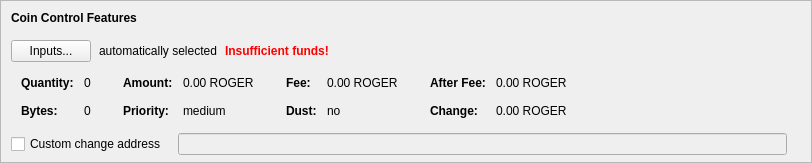
    <widget class="QFrame" name="frameCoinControl">
     <property name="sizePolicy">
      <sizepolicy hsizetype="Expanding" vsizetype="Expanding">
       <horstretch>0</horstretch>
       <verstretch>0</verstretch>
      </sizepolicy>
     </property>
     <property name="maximumSize">
      <size>
       <width>16777215</width>
       <height>16777215</height>
      </size>
     </property>
     <property name="frameShape">
      <enum>QFrame::StyledPanel</enum>
     </property>
     <property name="frameShadow">
      <enum>QFrame::Sunken</enum>
     </property>
     <layout class="QVBoxLayout" name="verticalLayoutCoinControl2">
      <property name="spacing">
       <number>0</number>
      </property>
      <property name="leftMargin">
       <number>0</number>
      </property>
      <property name="topMargin">
       <number>0</number>
      </property>
      <property name="rightMargin">
       <number>0</number>
      </property>
      <property name="bottomMargin">
       <number>6</number>
      </property>
      <item>
       <layout class="QVBoxLayout" name="verticalLayoutCoinControl" stretch="0,0,0,0,1">
        <property name="spacing">
         <number>0</number>
        </property>
        <property name="leftMargin">
         <number>10</number>
        </property>
        <property name="topMargin">
         <number>10</number>
        </property>
        <item>
         <layout class="QHBoxLayout" name="horizontalLayoutCoinControl1">
          <property name="bottomMargin">
           <number>15</number>
          </property>
          <item>
           <widget class="QLabel" name="labelCoinControlFeatures">
            <property name="sizePolicy">
             <sizepolicy hsizetype="Preferred" vsizetype="Maximum">
              <horstretch>0</horstretch>
              <verstretch>0</verstretch>
             </sizepolicy>
            </property>
            <property name="font">
             <font>
              <weight>75</weight>
              <bold>true</bold>
             </font>
            </property>
            <property name="styleSheet">
             <string notr="true">font-weight:bold;</string>
            </property>
            <property name="text">
             <string>Coin Control Features</string>
            </property>
           </widget>
          </item>
         </layout>
        </item>
        <item>
         <layout class="QHBoxLayout" name="horizontalLayoutCoinControl2" stretch="0,0,0,0">
          <property name="spacing">
           <number>8</number>
          </property>
          <property name="bottomMargin">
           <number>10</number>
          </property>
          <item>
           <widget class="QPushButton" name="pushButtonCoinControl">
            <property name="styleSheet">
             <string notr="true"/>
            </property>
            <property name="text">
             <string>Inputs...</string>
            </property>
            <property name="autoDefault">
             <bool>false</bool>
            </property>
           </widget>
          </item>
          <item>
           <widget class="QLabel" name="labelCoinControlAutomaticallySelected">
            <property name="text">
             <string>automatically selected</string>
            </property>
            <property name="margin">
             <number>5</number>
            </property>
           </widget>
          </item>
          <item>
           <widget class="QLabel" name="labelCoinControlInsuffFunds">
            <property name="font">
             <font>
              <weight>75</weight>
              <bold>true</bold>
             </font>
            </property>
            <property name="styleSheet">
             <string notr="true">color:red;font-weight:bold;</string>
            </property>
            <property name="text">
             <string>Insufficient funds!</string>
            </property>
            <property name="margin">
             <number>5</number>
            </property>
           </widget>
          </item>
          <item>
           <spacer name="horizontalSpacerCoinControl">
            <property name="orientation">
             <enum>Qt::Horizontal</enum>
            </property>
            <property name="sizeHint" stdset="0">
             <size>
              <width>40</width>
              <height>1</height>
             </size>
            </property>
           </spacer>
          </item>
         </layout>
        </item>
        <item>
         <widget class="QWidget" name="widgetCoinControl" native="true">
          <property name="sizePolicy">
           <sizepolicy hsizetype="Preferred" vsizetype="Preferred">
            <horstretch>0</horstretch>
            <verstretch>0</verstretch>
           </sizepolicy>
          </property>
          <property name="minimumSize">
           <size>
            <width>0</width>
            <height>0</height>
           </size>
          </property>
          <property name="styleSheet">
           <string notr="true"/>
          </property>
          <layout class="QHBoxLayout" name="horizontalLayoutCoinControl5">
           <property name="leftMargin">
            <number>0</number>
           </property>
           <property name="topMargin">
            <number>0</number>
           </property>
           <property name="rightMargin">
            <number>0</number>
           </property>
           <property name="bottomMargin">
            <number>0</number>
           </property>
           <item>
            <layout class="QHBoxLayout" name="horizontalLayoutCoinControl3" stretch="0,0,0,1">
             <property name="spacing">
              <number>20</number>
             </property>
             <property name="topMargin">
              <number>0</number>
             </property>
             <property name="bottomMargin">
              <number>10</number>
             </property>
             <item>
              <layout class="QFormLayout" name="formLayoutCoinControl1">
               <property name="horizontalSpacing">
                <number>10</number>
               </property>
               <property name="verticalSpacing">
                <number>14</number>
               </property>
               <property name="leftMargin">
                <number>10</number>
               </property>
               <property name="topMargin">
                <number>4</number>
               </property>
               <property name="rightMargin">
                <number>6</number>
               </property>
               <item row="0" column="0">
                <widget class="QLabel" name="labelCoinControlQuantityText">
                 <property name="font">
                  <font>
                   <weight>75</weight>
                   <bold>true</bold>
                  </font>
                 </property>
                 <property name="text">
                  <string>Quantity:</string>
                 </property>
                 <property name="margin">
                  <number>0</number>
                 </property>
                </widget>
               </item>
               <item row="0" column="1">
                <widget class="QLabel" name="labelCoinControlQuantity">
                 <property name="cursor">
                  <cursorShape>IBeamCursor</cursorShape>
                 </property>
                 <property name="contextMenuPolicy">
                  <enum>Qt::ActionsContextMenu</enum>
                 </property>
                 <property name="text">
                  <string notr="true">0</string>
                 </property>
                 <property name="margin">
                  <number>0</number>
                 </property>
                 <property name="textInteractionFlags">
                  <set>Qt::LinksAccessibleByMouse|Qt::TextSelectableByKeyboard|Qt::TextSelectableByMouse</set>
                 </property>
                </widget>
               </item>
               <item row="1" column="0">
                <widget class="QLabel" name="labelCoinControlBytesText">
                 <property name="font">
                  <font>
                   <weight>75</weight>
                   <bold>true</bold>
                  </font>
                 </property>
                 <property name="text">
                  <string>Bytes:</string>
                 </property>
                </widget>
               </item>
               <item row="1" column="1">
                <widget class="QLabel" name="labelCoinControlBytes">
                 <property name="cursor">
                  <cursorShape>IBeamCursor</cursorShape>
                 </property>
                 <property name="contextMenuPolicy">
                  <enum>Qt::ActionsContextMenu</enum>
                 </property>
                 <property name="text">
                  <string notr="true">0</string>
                 </property>
                 <property name="textInteractionFlags">
                  <set>Qt::LinksAccessibleByMouse|Qt::TextSelectableByKeyboard|Qt::TextSelectableByMouse</set>
                 </property>
                </widget>
               </item>
              </layout>
             </item>
             <item>
              <layout class="QFormLayout" name="formLayoutCoinControl2">
               <property name="horizontalSpacing">
                <number>10</number>
               </property>
               <property name="verticalSpacing">
                <number>14</number>
               </property>
               <property name="leftMargin">
                <number>6</number>
               </property>
               <property name="topMargin">
                <number>4</number>
               </property>
               <property name="rightMargin">
                <number>6</number>
               </property>
               <item row="0" column="0">
                <widget class="QLabel" name="labelCoinControlAmountText">
                 <property name="font">
                  <font>
                   <weight>75</weight>
                   <bold>true</bold>
                  </font>
                 </property>
                 <property name="text">
                  <string>Amount:</string>
                 </property>
                 <property name="margin">
                  <number>0</number>
                 </property>
                </widget>
               </item>
               <item row="0" column="1">
                <widget class="QLabel" name="labelCoinControlAmount">
                 <property name="cursor">
                  <cursorShape>IBeamCursor</cursorShape>
                 </property>
                 <property name="contextMenuPolicy">
                  <enum>Qt::ActionsContextMenu</enum>
                 </property>
                 <property name="text">
                  <string notr="true">0.00 ROGER</string>
                 </property>
                 <property name="textInteractionFlags">
                  <set>Qt::LinksAccessibleByMouse|Qt::TextSelectableByKeyboard|Qt::TextSelectableByMouse</set>
                 </property>
                </widget>
               </item>
               <item row="1" column="0">
                <widget class="QLabel" name="labelCoinControlPriorityText">
                 <property name="font">
                  <font>
                   <weight>75</weight>
                   <bold>true</bold>
                  </font>
                 </property>
                 <property name="text">
                  <string>Priority:</string>
                 </property>
                </widget>
               </item>
               <item row="1" column="1">
                <widget class="QLabel" name="labelCoinControlPriority">
                 <property name="cursor">
                  <cursorShape>IBeamCursor</cursorShape>
                 </property>
                 <property name="contextMenuPolicy">
                  <enum>Qt::ActionsContextMenu</enum>
                 </property>
                 <property name="text">
                  <string notr="true">medium</string>
                 </property>
                 <property name="textInteractionFlags">
                  <set>Qt::LinksAccessibleByMouse|Qt::TextSelectableByKeyboard|Qt::TextSelectableByMouse</set>
                 </property>
                </widget>
               </item>
              </layout>
             </item>
             <item>
              <layout class="QFormLayout" name="formLayoutCoinControl3">
               <property name="horizontalSpacing">
                <number>10</number>
               </property>
               <property name="verticalSpacing">
                <number>14</number>
               </property>
               <property name="leftMargin">
                <number>6</number>
               </property>
               <property name="topMargin">
                <number>4</number>
               </property>
               <property name="rightMargin">
                <number>6</number>
               </property>
               <item row="0" column="0">
                <widget class="QLabel" name="labelCoinControlFeeText">
                 <property name="font">
                  <font>
                   <weight>75</weight>
                   <bold>true</bold>
                  </font>
                 </property>
                 <property name="text">
                  <string>Fee:</string>
                 </property>
                 <property name="margin">
                  <number>0</number>
                 </property>
                </widget>
               </item>
               <item row="0" column="1">
                <widget class="QLabel" name="labelCoinControlFee">
                 <property name="cursor">
                  <cursorShape>IBeamCursor</cursorShape>
                 </property>
                 <property name="contextMenuPolicy">
                  <enum>Qt::ActionsContextMenu</enum>
                 </property>
                 <property name="text">
                  <string notr="true">0.00 ROGER</string>
                 </property>
                 <property name="textInteractionFlags">
                  <set>Qt::LinksAccessibleByMouse|Qt::TextSelectableByKeyboard|Qt::TextSelectableByMouse</set>
                 </property>
                </widget>
               </item>
               <item row="1" column="0">
                <widget class="QLabel" name="labelCoinControlLowOutputText">
                 <property name="font">
                  <font>
                   <weight>75</weight>
                   <bold>true</bold>
                  </font>
                 </property>
                 <property name="text">
                  <string>Dust:</string>
                 </property>
                </widget>
               </item>
               <item row="1" column="1">
                <widget class="QLabel" name="labelCoinControlLowOutput">
                 <property name="cursor">
                  <cursorShape>IBeamCursor</cursorShape>
                 </property>
                 <property name="contextMenuPolicy">
                  <enum>Qt::ActionsContextMenu</enum>
                 </property>
                 <property name="text">
                  <string notr="true">no</string>
                 </property>
                 <property name="textInteractionFlags">
                  <set>Qt::LinksAccessibleByMouse|Qt::TextSelectableByKeyboard|Qt::TextSelectableByMouse</set>
                 </property>
                </widget>
               </item>
              </layout>
             </item>
             <item>
              <layout class="QFormLayout" name="formLayoutCoinControl4">
               <property name="horizontalSpacing">
                <number>10</number>
               </property>
               <property name="verticalSpacing">
                <number>14</number>
               </property>
               <property name="leftMargin">
                <number>6</number>
               </property>
               <property name="topMargin">
                <number>4</number>
               </property>
               <property name="rightMargin">
                <number>6</number>
               </property>
               <item row="0" column="0">
                <widget class="QLabel" name="labelCoinControlAfterFeeText">
                 <property name="font">
                  <font>
                   <weight>75</weight>
                   <bold>true</bold>
                  </font>
                 </property>
                 <property name="text">
                  <string>After Fee:</string>
                 </property>
                 <property name="margin">
                  <number>0</number>
                 </property>
                </widget>
               </item>
               <item row="0" column="1">
                <widget class="QLabel" name="labelCoinControlAfterFee">
                 <property name="cursor">
                  <cursorShape>IBeamCursor</cursorShape>
                 </property>
                 <property name="contextMenuPolicy">
                  <enum>Qt::ActionsContextMenu</enum>
                 </property>
                 <property name="text">
                  <string notr="true">0.00 ROGER</string>
                 </property>
                 <property name="textInteractionFlags">
                  <set>Qt::LinksAccessibleByMouse|Qt::TextSelectableByKeyboard|Qt::TextSelectableByMouse</set>
                 </property>
                </widget>
               </item>
               <item row="1" column="0">
                <widget class="QLabel" name="labelCoinControlChangeText">
                 <property name="font">
                  <font>
                   <weight>75</weight>
                   <bold>true</bold>
                  </font>
                 </property>
                 <property name="text">
                  <string>Change:</string>
                 </property>
                </widget>
               </item>
               <item row="1" column="1">
                <widget class="QLabel" name="labelCoinControlChange">
                 <property name="cursor">
                  <cursorShape>IBeamCursor</cursorShape>
                 </property>
                 <property name="contextMenuPolicy">
                  <enum>Qt::ActionsContextMenu</enum>
                 </property>
                 <property name="text">
                  <string notr="true">0.00 ROGER</string>
                 </property>
                 <property name="textInteractionFlags">
                  <set>Qt::LinksAccessibleByMouse|Qt::TextSelectableByKeyboard|Qt::TextSelectableByMouse</set>
                 </property>
                </widget>
               </item>
              </layout>
             </item>
            </layout>
           </item>
          </layout>
         </widget>
        </item>
        <item>
         <layout class="QHBoxLayout" name="horizontalLayoutCoinControl4" stretch="0,0,0">
          <property name="spacing">
           <number>12</number>
          </property>
          <property name="sizeConstraint">
           <enum>QLayout::SetDefaultConstraint</enum>
          </property>
          <property name="topMargin">
           <number>5</number>
          </property>
          <property name="rightMargin">
           <number>5</number>
          </property>
          <item>
           <widget class="QCheckBox" name="checkBoxCoinControlChange">
            <property name="toolTip">
             <string>If this is activated, but the change address is empty or invalid, change will be sent to a newly generated address.</string>
            </property>
            <property name="text">
             <string>Custom change address</string>
            </property>
           </widget>
          </item>
          <item>
           <widget class="QValidatedLineEdit" name="lineEditCoinControlChange">
            <property name="enabled">
             <bool>false</bool>
            </property>
            <property name="sizePolicy">
             <sizepolicy hsizetype="Expanding" vsizetype="Fixed">
              <horstretch>0</horstretch>
              <verstretch>0</verstretch>
             </sizepolicy>
            </property>
           </widget>
          </item>
          <item>
           <widget class="QLabel" name="labelCoinControlChangeLabel">
            <property name="sizePolicy">
             <sizepolicy hsizetype="Preferred" vsizetype="Expanding">
              <horstretch>0</horstretch>
              <verstretch>0</verstretch>
             </sizepolicy>
            </property>
            <property name="minimumSize">
             <size>
              <width>0</width>
              <height>0</height>
             </size>
            </property>
            <property name="text">
             <string/>
            </property>
            <property name="margin">
             <number>3</number>
            </property>
           </widget>
          </item>
         </layout>
        </item>
        <item>
         <spacer name="verticalSpacerCoinControl">
          <property name="orientation">
           <enum>Qt::Vertical</enum>
          </property>
          <property name="sizeHint" stdset="0">
           <size>
            <width>800</width>
            <height>1</height>
           </size>
          </property>
         </spacer>
        </item>
       </layout>
      </item>
     </layout>
    </widget>
